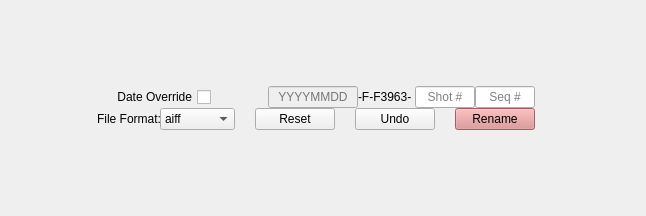
         <widget class="QWidget" name="filePage">
          <property name="enabled">
           <bool>true</bool>
          </property>
          <property name="sizePolicy">
           <sizepolicy hsizetype="Expanding" vsizetype="Expanding">
            <horstretch>0</horstretch>
            <verstretch>0</verstretch>
           </sizepolicy>
          </property>
          <property name="minimumSize">
           <size>
            <width>646</width>
            <height>0</height>
           </size>
          </property>
          <property name="maximumSize">
           <size>
            <width>646</width>
            <height>16777215</height>
           </size>
          </property>
          <property name="styleSheet">
           <string notr="true"/>
          </property>
          <layout class="QHBoxLayout" name="horizontalLayout_4">
           <item>
            <layout class="QHBoxLayout" name="mainFilenameLayoutH">
             <property name="spacing">
              <number>6</number>
             </property>
             <item>
              <layout class="QVBoxLayout" name="filenameFirstColumnLayoutV">
               <property name="spacing">
                <number>0</number>
               </property>
               <property name="sizeConstraint">
                <enum>QLayout::SizeConstraint::SetDefaultConstraint</enum>
               </property>
               <property name="rightMargin">
                <number>0</number>
               </property>
               <item>
                <layout class="QHBoxLayout" name="filenameHorizontalLayout">
                 <property name="spacing">
                  <number>0</number>
                 </property>
                 <property name="leftMargin">
                  <number>50</number>
                 </property>
                 <property name="topMargin">
                  <number>75</number>
                 </property>
                 <property name="rightMargin">
                  <number>100</number>
                 </property>
                 <item>
                  <widget class="QCheckBox" name="dateOverrideCheckBox">
                   <property name="sizePolicy">
                    <sizepolicy hsizetype="Maximum" vsizetype="Fixed">
                     <horstretch>0</horstretch>
                     <verstretch>0</verstretch>
                    </sizepolicy>
                   </property>
                   <property name="minimumSize">
                    <size>
                     <width>150</width>
                     <height>0</height>
                    </size>
                   </property>
                   <property name="acceptDrops">
                    <bool>false</bool>
                   </property>
                   <property name="layoutDirection">
                    <enum>Qt::LayoutDirection::RightToLeft</enum>
                   </property>
                   <property name="autoFillBackground">
                    <bool>false</bool>
                   </property>
                   <property name="text">
                    <string>Date Override</string>
                   </property>
                   <property name="checked">
                    <bool>false</bool>
                   </property>
                  </widget>
                 </item>
                 <item>
                  <spacer name="dateHorizontalSpacer">
                   <property name="orientation">
                    <enum>Qt::Orientation::Horizontal</enum>
                   </property>
                   <property name="sizeHint" stdset="0">
                    <size>
                     <width>40</width>
                     <height>20</height>
                    </size>
                   </property>
                  </spacer>
                 </item>
                 <item>
                  <widget class="QLineEdit" name="dateEdit">
                   <property name="enabled">
                    <bool>false</bool>
                   </property>
                   <property name="minimumSize">
                    <size>
                     <width>0</width>
                     <height>0</height>
                    </size>
                   </property>
                   <property name="maximumSize">
                    <size>
                     <width>90</width>
                     <height>16777215</height>
                    </size>
                   </property>
                   <property name="layoutDirection">
                    <enum>Qt::LayoutDirection::RightToLeft</enum>
                   </property>
                   <property name="autoFillBackground">
                    <bool>false</bool>
                   </property>
                   <property name="inputMask">
                    <string/>
                   </property>
                   <property name="alignment">
                    <set>Qt::AlignmentFlag::AlignCenter</set>
                   </property>
                   <property name="placeholderText">
                    <string>YYYYMMDD</string>
                   </property>
                   <property name="clearButtonEnabled">
                    <bool>false</bool>
                   </property>
                  </widget>
                 </item>
                 <item>
                  <widget class="QLabel" name="virinLabel">
                   <property name="sizePolicy">
                    <sizepolicy hsizetype="MinimumExpanding" vsizetype="Preferred">
                     <horstretch>0</horstretch>
                     <verstretch>0</verstretch>
                    </sizepolicy>
                   </property>
                   <property name="maximumSize">
                    <size>
                     <width>70</width>
                     <height>16777215</height>
                    </size>
                   </property>
                   <property name="text">
                    <string>-F-F3963-</string>
                   </property>
                  </widget>
                 </item>
                 <item>
                  <widget class="QLineEdit" name="shotEdit">
                   <property name="maximumSize">
                    <size>
                     <width>60</width>
                     <height>16777215</height>
                    </size>
                   </property>
                   <property name="mouseTracking">
                    <bool>true</bool>
                   </property>
                   <property name="inputMask">
                    <string/>
                   </property>
                   <property name="cursorPosition">
                    <number>0</number>
                   </property>
                   <property name="alignment">
                    <set>Qt::AlignmentFlag::AlignCenter</set>
                   </property>
                   <property name="placeholderText">
                    <string>Shot #</string>
                   </property>
                  </widget>
                 </item>
                 <item>
                  <widget class="QLineEdit" name="seqEdit">
                   <property name="maximumSize">
                    <size>
                     <width>60</width>
                     <height>16777215</height>
                    </size>
                   </property>
                   <property name="mouseTracking">
                    <bool>true</bool>
                   </property>
                   <property name="inputMask">
                    <string/>
                   </property>
                   <property name="frame">
                    <bool>true</bool>
                   </property>
                   <property name="echoMode">
                    <enum>QLineEdit::EchoMode::Normal</enum>
                   </property>
                   <property name="cursorPosition">
                    <number>0</number>
                   </property>
                   <property name="alignment">
                    <set>Qt::AlignmentFlag::AlignCenter</set>
                   </property>
                   <property name="placeholderText">
                    <string>Seq #</string>
                   </property>
                   <property name="cursorMoveStyle">
                    <enum>Qt::CursorMoveStyle::LogicalMoveStyle</enum>
                   </property>
                   <property name="clearButtonEnabled">
                    <bool>false</bool>
                   </property>
                  </widget>
                 </item>
                </layout>
               </item>
               <item>
                <layout class="QHBoxLayout" name="filenameHorizontalLayout3">
                 <property name="spacing">
                  <number>20</number>
                 </property>
                 <property name="rightMargin">
                  <number>100</number>
                 </property>
                 <property name="bottomMargin">
                  <number>75</number>
                 </property>
                 <item>
                  <widget class="QLabel" name="fileFormatLabel">
                   <property name="sizePolicy">
                    <sizepolicy hsizetype="Maximum" vsizetype="Fixed">
                     <horstretch>0</horstretch>
                     <verstretch>0</verstretch>
                    </sizepolicy>
                   </property>
                   <property name="minimumSize">
                    <size>
                     <width>150</width>
                     <height>0</height>
                    </size>
                   </property>
                   <property name="text">
                    <string>File Format:</string>
                   </property>
                   <property name="alignment">
                    <set>Qt::AlignmentFlag::AlignRight|Qt::AlignmentFlag::AlignTrailing|Qt::AlignmentFlag::AlignVCenter</set>
                   </property>
                  </widget>
                 </item>
                 <item>
                  <widget class="QComboBox" name="fileFormatComboBox">
                   <property name="sizePolicy">
                    <sizepolicy hsizetype="Fixed" vsizetype="Fixed">
                     <horstretch>0</horstretch>
                     <verstretch>0</verstretch>
                    </sizepolicy>
                   </property>
                   <property name="minimumSize">
                    <size>
                     <width>75</width>
                     <height>0</height>
                    </size>
                   </property>
                   <property name="maximumSize">
                    <size>
                     <width>70</width>
                     <height>16777215</height>
                    </size>
                   </property>
                   <item>
                    <property name="text">
                     <string>aiff</string>
                    </property>
                   </item>
                   <item>
                    <property name="text">
                     <string>avi</string>
                    </property>
                   </item>
                   <item>
                    <property name="text">
                     <string>cr2</string>
                    </property>
                   </item>
                   <item>
                    <property name="text">
                     <string>cr3</string>
                    </property>
                   </item>
                   <item>
                    <property name="text">
                     <string>dng</string>
                    </property>
                   </item>
                   <item>
                    <property name="text">
                     <string>flac</string>
                    </property>
                   </item>
                   <item>
                    <property name="text">
                     <string>flv</string>
                    </property>
                   </item>
                   <item>
                    <property name="text">
                     <string>heic</string>
                    </property>
                   </item>
                   <item>
                    <property name="text">
                     <string>heif</string>
                    </property>
                   </item>
                   <item>
                    <property name="text">
                     <string>jpeg</string>
                    </property>
                   </item>
                   <item>
                    <property name="text">
                     <string>jpg</string>
                    </property>
                   </item>
                   <item>
                    <property name="text">
                     <string>mkv</string>
                    </property>
                   </item>
                   <item>
                    <property name="text">
                     <string>mov</string>
                    </property>
                   </item>
                   <item>
                    <property name="text">
                     <string>mp3</string>
                    </property>
                   </item>
                   <item>
                    <property name="text">
                     <string>mp4</string>
                    </property>
                   </item>
                   <item>
                    <property name="text">
                     <string>mxf</string>
                    </property>
                   </item>
                   <item>
                    <property name="text">
                     <string>m4a</string>
                    </property>
                   </item>
                   <item>
                    <property name="text">
                     <string>nef</string>
                    </property>
                   </item>
                   <item>
                    <property name="text">
                     <string>png</string>
                    </property>
                   </item>
                   <item>
                    <property name="text">
                     <string>raw</string>
                    </property>
                   </item>
                   <item>
                    <property name="text">
                     <string>srf</string>
                    </property>
                   </item>
                   <item>
                    <property name="text">
                     <string>srw</string>
                    </property>
                   </item>
                   <item>
                    <property name="text">
                     <string>sr2</string>
                    </property>
                   </item>
                   <item>
                    <property name="text">
                     <string>tiff</string>
                    </property>
                   </item>
                   <item>
                    <property name="text">
                     <string>wav</string>
                    </property>
                   </item>
                   <item>
                    <property name="text">
                     <string>wma</string>
                    </property>
                   </item>
                   <item>
                    <property name="text">
                     <string>wmv</string>
                    </property>
                   </item>
                  </widget>
                 </item>
                 <item>
                  <widget class="QPushButton" name="resetButton">
                   <property name="text">
                    <string>Reset</string>
                   </property>
                  </widget>
                 </item>
                 <item>
                  <widget class="QPushButton" name="undoButton">
                   <property name="text">
                    <string>Undo</string>
                   </property>
                  </widget>
                 </item>
                 <item>
                  <widget class="QPushButton" name="renameButton">
                   <property name="styleSheet">
                    <string notr="true">QPushButton {
	background-color: rgb(219, 137, 138)
}
</string>
                   </property>
                   <property name="text">
                    <string>Rename</string>
                   </property>
                  </widget>
                 </item>
                </layout>
               </item>
              </layout>
             </item>
            </layout>
           </item>
          </layout>
         </widget>
